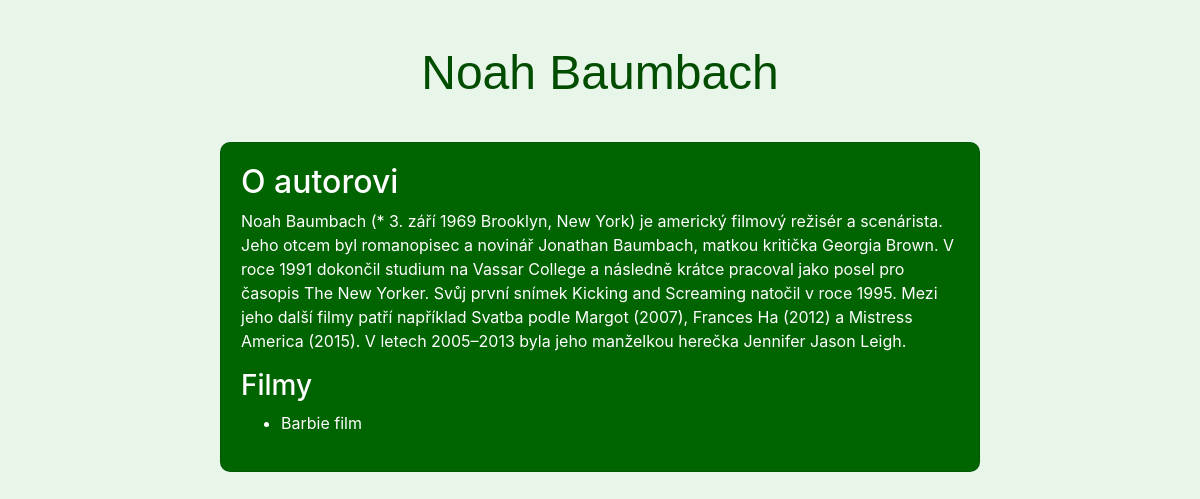
The app's page /author/4/ with its own data.
### myapp/models.py (models this page shows, shortened)
class Author(models.Model):
    name = models.CharField(max_length=100)
    bio = models.TextField()

class Film(models.Model):
    title = models.CharField(max_length=200)
    description = models.TextField()
    genre = models.CharField(max_length=100, null=True)
    release_date = models.DateField()
    rating = models.DecimalField(max_digits=3, decimal_places=1, null=True)
    earnings = models.DecimalField(max_digits=15, decimal_places=2, null=True)
    author = models.ForeignKey(Author, on_delete=models.CASCADE, null=True)

### myapp/views.py (the view)
# urls.py: path('author/<int:pk>/', views.author_detail, name='author_detail'),
def author_detail(request, pk):
    author = get_object_or_404(Author, pk=pk)
    return render(request, 'author_detail.html', {'author': author})

### myapp/templates/author_detail.html (shortened to what this page needs)
<!DOCTYPE html>
<html lang="cs">
<head>
    <link href="https://maxcdn.bootstrapcdn.com/bootstrap/4.5.2/css/bootstrap.min.css" rel="stylesheet">
</head>
<body>
    <div class="container mt-4">
        <h1>{{ author.name }}</h1>
        <div class="card mt-4">
            <h2>O autorovi</h2>
            <p>{{ author.bio }}</p>
            <h3>Filmy</h3>
            <ul>
                {% for film in author.film_set.all %}
                    <li><a href="{% url 'film_detail' film.id %}">{{ film.title }}</a></li>
                {% endfor %}
            </ul>
        </div>
    </div>
</body>
</html>

### myapp/templates/author_detail.html (style rules this page uses)
body { background: #e8f5e9 url('https://www.toptal.com/designers/subtlepatterns/patterns/memphis-mini-dark.png'); background-size: cover; }
h1 { font-family: 'Arial', sans-serif; font-size: 3rem; color: #004d00; text-align: center; margin-bottom: 40px; }
.card { background-color: #006400; color: white; padding: 20px; border-radius: 10px; }
.card a { color: #ffffff; text-decoration: none; }
.container { max-width: 800px; margin: auto; padding: 20px; }

### records on screen
Author: name "Noah Baumbach", bio "Noah Baumbach (* 3. září 1969 Brooklyn, New York) je americký filmový režisér a scenárista. Jeho otcem byl romanopisec a novinář Jonathan Baumbach, matkou kritička Georgia Brown. V roce 1991 dokončil studium na Vassar College a následně krátce pracoval jako posel pro časopis The New Yorker. Svůj první snímek Kicking and Screaming natočil v roce 1995. Mezi jeho další filmy patří například Svatba podle Margot (2007), Frances Ha (2012) a Mistress America (2015). V letech 2005–2013 byla jeho manželkou herečka Jennifer Jason Leigh."
Film: title "Barbie film"
